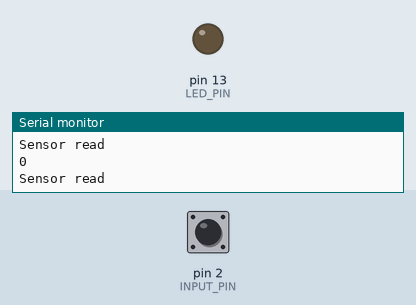
Simulated run of this sketch. Board: Arduino Uno, built with avr-gcc and run on an emulated ATmega328P. Shown: output pins drawn as LEDs (lit = HIGH), the last lines printed to the serial monitor. Dashed ring = blinking. The test bench sets the inputs (shaded band); at power-on: pin 2 (INPUT_PIN) LOW.

Above: at 1.2 s.
1.3 s: pin 2 (INPUT_PIN) driven HIGH
At 2.0 s:
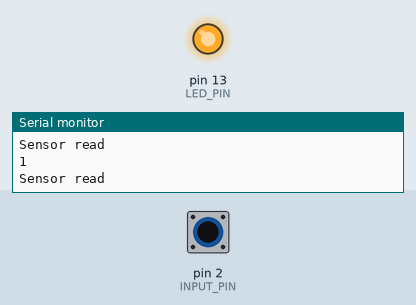
2.8 s: pin 2 (INPUT_PIN) driven LOW
At 4.1 s:
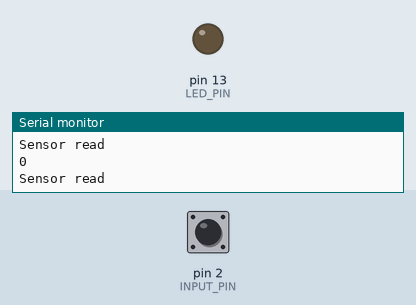
5.8 s: pin 2 (INPUT_PIN) pulsed HIGH 2 times (0.12 s each, 0.3 s apart)
At 6.17 s:
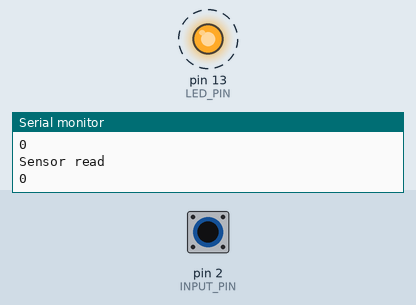
Timing chart, 0 to 8.8 s (numbered marks = the images above; inputs shaded):
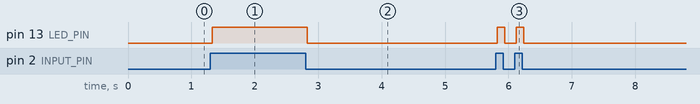

The sketch:

rcwl-test.ino
```cpp
/*
 * RCWL-0516 - doppler radar microwave motion sensor
 */

#define INPUT_PIN 2
#define LED_PIN 13

int state = LOW;
int val = 0;

void setup() {

  pinMode(INPUT_PIN, INPUT);

  pinMode(LED_PIN, OUTPUT);

  Serial.begin(9600);

}

void loop() {

  val = digitalRead(INPUT_PIN);

  Serial.println("Sensor read");
  Serial.println(val);

  if (val == HIGH) {
    digitalWrite(LED_PIN, HIGH);
    if (state == LOW) {
      Serial.println("MOTION DETECTED");
      state = HIGH;
    }
  } else {
    digitalWrite(LED_PIN, LOW);
    if (state == HIGH) {
      Serial.println("MOTION ENDED");
      state = LOW;
    }
  }
}
```

Measured:
- after the input at 1.3 s, pin 13 (LED_PIN): LOW → HIGH at once
- after the input at 2.8 s, pin 13 (LED_PIN): HIGH → LOW at once
- after the input at 5.8 s, pin 13 (LED_PIN): alternates HIGH for 0.12 s and LOW for 0.18 s, 4 changes in all, then stays LOW, starting at once
